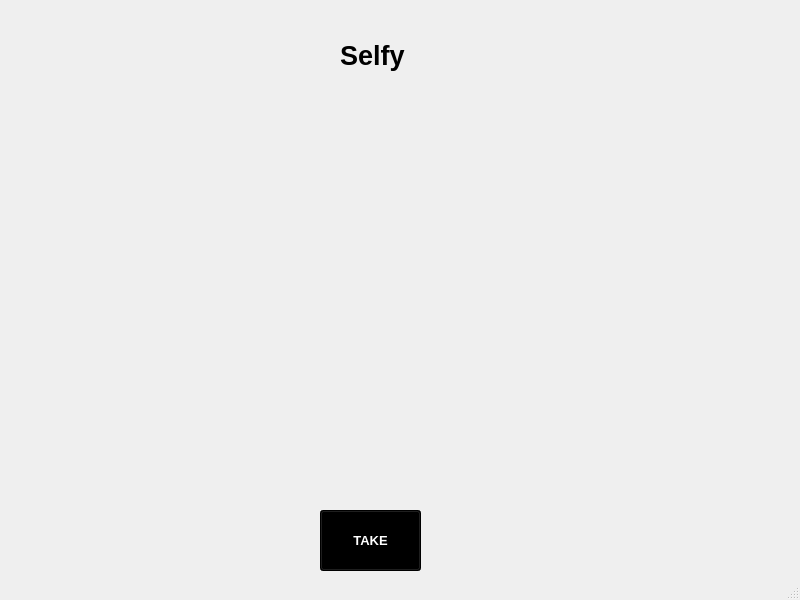
<?xml version="1.0" encoding="UTF-8"?>
<ui version="4.0">
 <class>MainWindow</class>
 <widget class="QMainWindow" name="MainWindow">
  <property name="geometry">
   <rect>
    <x>0</x>
    <y>0</y>
    <width>800</width>
    <height>600</height>
   </rect>
  </property>
  <property name="windowTitle">
   <string>MainWindow</string>
  </property>
  <widget class="QWidget" name="centralwidget">
   <widget class="QLabel" name="label">
    <property name="geometry">
     <rect>
      <x>90</x>
      <y>100</y>
      <width>631</width>
      <height>321</height>
     </rect>
    </property>
    <property name="text">
     <string/>
    </property>
   </widget>
   <widget class="QLabel" name="titile">
    <property name="geometry">
     <rect>
      <x>340</x>
      <y>30</y>
      <width>271</width>
      <height>51</height>
     </rect>
    </property>
    <property name="font">
     <font>
      <pointsize>20</pointsize>
      <weight>75</weight>
      <bold>true</bold>
     </font>
    </property>
    <property name="text">
     <string>Selfy</string>
    </property>
   </widget>
   <widget class="QPushButton" name="pushButton">
    <property name="geometry">
     <rect>
      <x>320</x>
      <y>510</y>
      <width>101</width>
      <height>61</height>
     </rect>
    </property>
    <property name="font">
     <font>
      <pointsize>10</pointsize>
      <weight>75</weight>
      <bold>true</bold>
     </font>
    </property>
    <property name="styleSheet">
     <string notr="true">*{color:white;background:black;}
*:hover{color:black;background:yellow;border-radius:10%;}</string>
    </property>
    <property name="text">
     <string>TAKE</string>
    </property>
   </widget>
  </widget>
  <widget class="QStatusBar" name="statusbar"/>
 </widget>
 <resources/>
 <connections/>
</ui>
